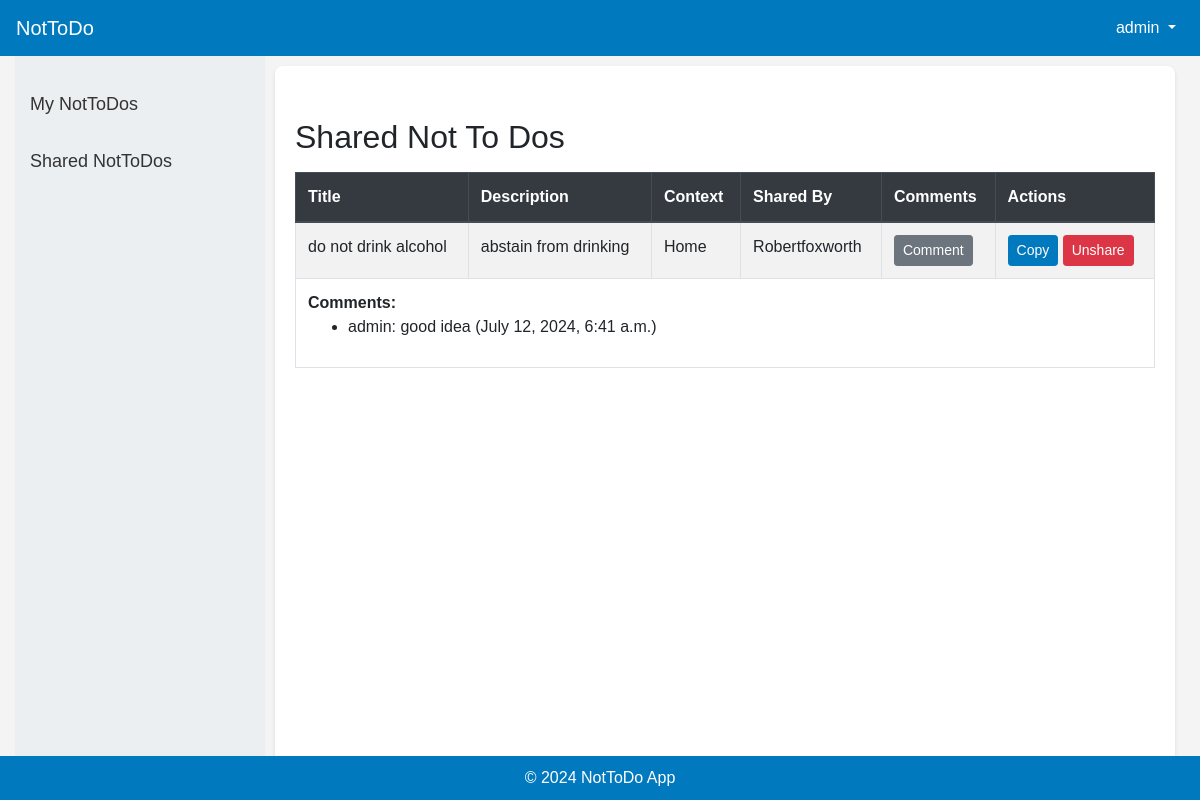
Screenshot of /nottodos/shared/ (signed in) with the database file from the repository.
### nottodo/models.py (models this page shows, shortened)
class SharedNotToDo(models.Model):
    nottodo = models.ForeignKey(NotToDo, on_delete=models.CASCADE, related_name='shared_nottodos')
    shared_with = models.ForeignKey(User, on_delete=models.CASCADE)
    created_at = models.DateTimeField(default=timezone.now)

class NotToDo(models.Model):
    user = models.ForeignKey(User, on_delete=models.CASCADE)
    title = models.CharField(max_length=255)
    description = models.TextField(blank=True, null=True)
    context = models.CharField(max_length=50, choices=[('Home', 'Home'), ('Work', 'Work'), ('Other', 'Other')])
    scheduled_start_time = models.DateTimeField(blank=True, null=True)
    scheduled_end_time = models.DateTimeField(blank=True, null=True)
    repeat = models.CharField(max_length=50, choices=[('None', 'None'), ('Daily', 'Daily'), ('Weekly', 'Weekly'), ('Monthly', 'Monthly')], default='None')
    created_at = models.DateTimeField(default=timezone.now)
    updated_at = models.DateTimeField(auto_now=True)

class Comment(models.Model):
    shared_nottodo = models.ForeignKey(SharedNotToDo, on_delete=models.CASCADE, related_name='comments')
    user = models.ForeignKey(User, on_delete=models.CASCADE)
    text = models.TextField()
    created_at = models.DateTimeField(default=timezone.now)

### nottodo/views.py (the view)
# urls.py: path('nottodos/shared/', views.list_shared_nottodos, name='list_shared_nottodos'),
@login_required
def list_shared_nottodos(request):
    shared_nottodos = SharedNotToDo.objects.filter(shared_with=request.user).prefetch_related('comments')
    return render(request, 'list_shared_nottodos.html', {'shared_nottodos': shared_nottodos})

### nottodo/templates/list_shared_nottodos.html (shortened to what this page needs)
{% extends 'base.html' %}
{% block content %}
<div class="row">
    <div class="col-md-12">
        <h2 class="mt-4">Shared Not To Dos</h2>
        <table class="table table-bordered table-striped table-hover mt-3">
            <thead class="thead-dark">
                <tr>
                    <th>Title</th>
                    <th>Description</th>
                    <th>Context</th>
                    <th>Shared By</th>
                    <th>Comments</th>
                    <th>Actions</th>
                </tr>
            </thead>
            <tbody>
                {% for shared_nottodo in shared_nottodos %}
                <tr>
                    <td>{{ shared_nottodo.nottodo.title }}</td>
                    <td>{{ shared_nottodo.nottodo.description }}</td>
                    <td>{{ shared_nottodo.nottodo.context }}</td>
                    <td>{{ shared_nottodo.nottodo.user.username }}</td>
                    <td>
                        <a href="{% url 'add_comment' shared_nottodo.pk %}" class="btn btn-secondary btn-sm">Comment</a>
                    </td>
                    <td>
                        <a href="{% url 'copy_nottodo' shared_nottodo.nottodo.pk %}" class="btn btn-primary btn-sm">Copy</a>
                        <a href="{% url 'unshare_nottodo' shared_nottodo.pk %}" class="btn btn-danger btn-sm">Unshare</a>
                    </td>
                </tr>
                <tr>
                    <td colspan="6">
                        <strong>Comments:</strong>
                        {% if shared_nottodo.comments.all %}
                            <ul>
                                {% for comment in shared_nottodo.comments.all %}
                                <li>{{ comment.user.username }}: {{ comment.text }} ({{ comment.created_at }})</li>
                                {% endfor %}
                            </ul>
                        {% else %}
                            <p>No comments yet.</p>
                        {% endif %}
                    </td>
                </tr>
                {% empty %}
                <tr>
                    <td colspan="6" class="text-center">No Shared Not To Dos found.</td>
                </tr>
                {% endfor %}
            </tbody>
        </table>
    </div>
</div>
{% endblock %}

### nottodo/templates/base.html (shortened to what this page needs)
<!DOCTYPE html>
<html lang="en">
<head>
    <link rel="stylesheet" href="https://stackpath.bootstrapcdn.com/bootstrap/4.3.1/css/bootstrap.min.css">
    {% load static %}
    <link rel="stylesheet" href="{% static 'nottodo.css' %}">
    <link rel="stylesheet" href="https://cdnjs.cloudflare.com/ajax/libs/font-awesome/6.0.0-beta3/css/all.min.css">
    <link rel="stylesheet" href="https://cdnjs.cloudflare.com/ajax/libs/fullcalendar/3.10.2/fullcalendar.min.css">
    <link rel="stylesheet" href="https://cdn.jsdelivr.net/npm/flatpickr/dist/flatpickr.min.css">
</head>
<body>
    <nav class="navbar navbar-expand-lg">
        <a class="navbar-brand" href="{% url 'home' %}">NotToDo</a>
        <div class="collapse navbar-collapse" id="navbarNav">
            <ul class="navbar-nav ml-auto">
                {% if user.is_authenticated %}
                <li class="nav-item dropdown">
                    <a class="nav-link dropdown-toggle" href="#" id="navbarDropdown" role="button" data-toggle="dropdown" aria-haspopup="true" aria-expanded="false">
                        {{ user.username }}
                    </a>
                </li>
                {% endif %}
            </ul>
        </div>
    </nav>
    <div class="container-fluid">
        <div class="sidebar">
            <a href="{% url 'list_nottodos' %}">My NotToDos</a>
            <a href="{% url 'list_shared_nottodos' %}">Shared NotToDos</a>
        </div>
        <div class="main-content">
            {% block content %}
            {% endblock %}
        </div>
    </div>
    <footer class="footer">
        <div class="container">
            <span>&copy; 2024 NotToDo App</span>
        </div>
    </footer>
</body>
</html>

### nottodo/static/nottodo.css (style rules this page uses)
body { font-family: 'Arial', sans-serif; background-color: #f4f4f4; margin: 0; padding: 0; display: flex; flex-direction: column; min-height: 100vh; }
.navbar { background-color: #0079bf; color: white; }
.navbar a.navbar-brand, .navbar a.nav-link { color: white !important; }
.container-fluid { display: flex; flex: 1; height: 100%; }
.sidebar { width: 250px; background-color: #eceff1; padding-top: 20px; }
.sidebar a { padding: 15px; text-decoration: none; font-size: 18px; color: #333; display: block; }
.main-content { flex: 1; padding: 20px; background-color: #fff; margin: 10px; box-shadow: 0 2px 4px rgba(0,0,0,0.1); border-radius: 8px; overflow-y: auto; }
.footer { background-color: #0079bf; color: white; text-align: center; padding: 10px 0; position: fixed; bottom: 0; width: 100%; }
.btn-primary { background-color: #0079bf; border-color: #0079bf; }
.mt-4 { margin-top: 2rem !important; }
.mt-3 { margin-top: 1rem !important; }

### rows the page displays
SharedNotToDo: nottodo "do not drink alcohol", nottodo.description "abstain from drinking", nottodo.context "Home", nottodo.user.username "Robertfoxworth"
Comment: user.username "admin", text "good idea", created_at "July 12, 2024, 6:41 a.m."

### other values shown
{{ user.username }} "admin"
